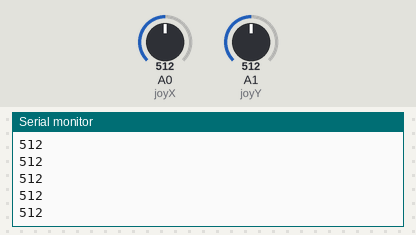
Bench run of a sketch on a simulated Arduino Uno, built with avr-gcc and run on an emulated ATmega328P. On the bench: the last lines printed to the serial monitor. The inputs (shaded band) are chosen by the test bench; at power-on: A1 (joyY) = 512, A0 (joyX) = 512.

Above: at 1.2 s.
1.3 s: A1 (joyY) set to 716
At 1.33 s:
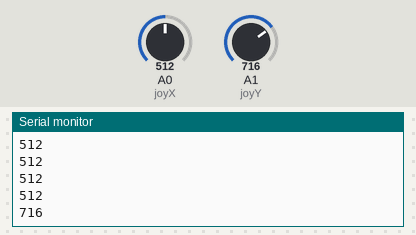
2.8 s: A1 (joyY) set to 900
At 2.84 s:
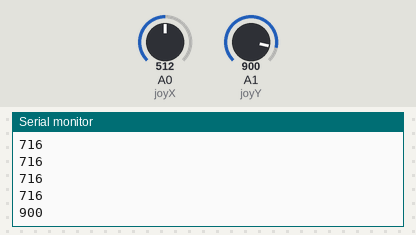
Timing chart, 0 to 5.8 s (numbered marks = the images above; inputs shaded):
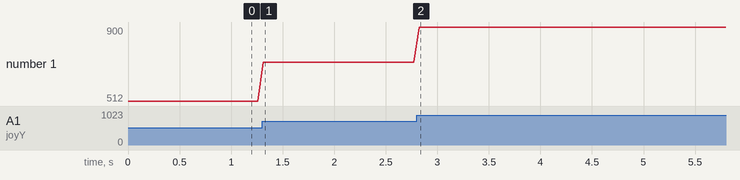

The sketch:

sketch_mar7a.ino
```cpp
#define joyX A0
#define joyY A1


void setup() {
  Serial.begin(115200);  // Initialize Serial Communication
}

void loop() {

  // put your main code here, to run repeatedly:

  int xValue = analogRead(joyX);   // Data to be send
  int yValue = analogRead(joyY);  // Data to be sent

  Serial.println(yValue);            // Send data over Serial
  delay(50);
}
```

Measured:
- after the input at 1.3 s, the serial monitor: prints a new line at once (image 1)
- after the input at 2.8 s, the serial monitor: prints a new line at once (image 2)
- plotted number 1: 512 → 716 after the input at 1.3 s, 716 → 900 after the input at 2.8 s
